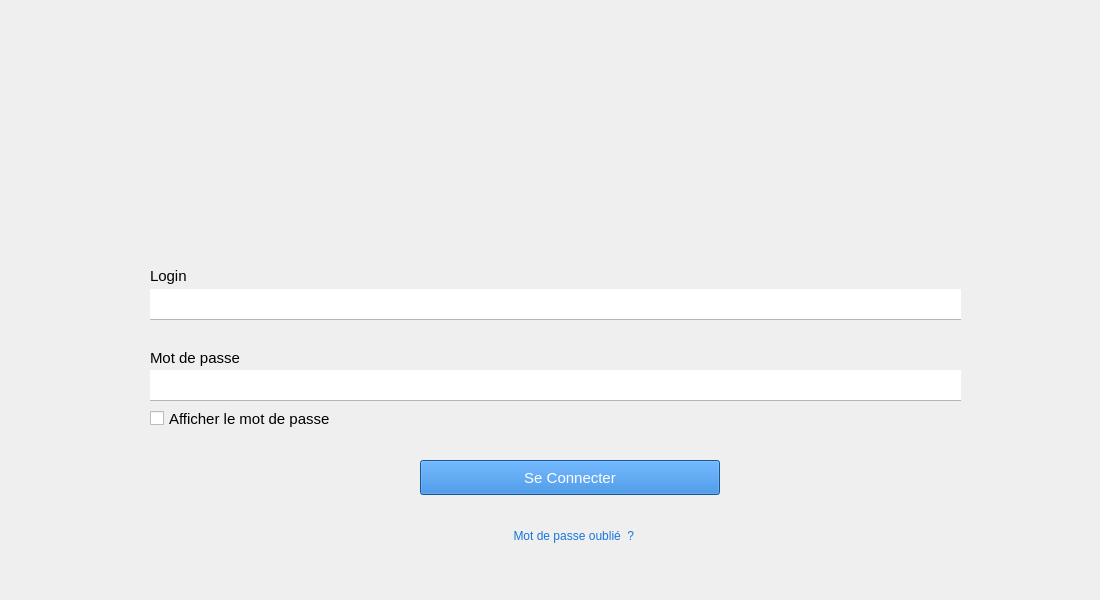
<?xml version="1.0" encoding="UTF-8"?>
<ui version="4.0">
 <class>Login_Page</class>
 <widget class="QWidget" name="Login_Page">
  <property name="geometry">
   <rect>
    <x>0</x>
    <y>0</y>
    <width>1100</width>
    <height>600</height>
   </rect>
  </property>
  <property name="windowTitle">
   <string>Form</string>
  </property>
  <property name="styleSheet">
   <string notr="true">QLineEdit{
border-style:hidden hidden hidden solid;border-bottom : 1px solid;
border-color:#b5b5b5;
color:white;
}
QLineEdit:focus{
border-bottom : 2px solid;
border-color:#1c77d2;
}
</string>
  </property>
  <widget class="QPushButton" name="connectButton">
   <property name="geometry">
    <rect>
     <x>420</x>
     <y>460</y>
     <width>300</width>
     <height>35</height>
    </rect>
   </property>
   <property name="cursor">
    <cursorShape>PointingHandCursor</cursorShape>
   </property>
   <property name="styleSheet">
    <string notr="true">background-color:#1c77d2;color:white;font-size: 15px;</string>
   </property>
   <property name="text">
    <string>Se Connecter</string>
   </property>
  </widget>
  <widget class="QPushButton" name="forgetPswd">
   <property name="geometry">
    <rect>
     <x>500</x>
     <y>520</y>
     <width>151</width>
     <height>31</height>
    </rect>
   </property>
   <property name="cursor">
    <cursorShape>PointingHandCursor</cursorShape>
   </property>
   <property name="styleSheet">
    <string notr="true">border:hidden;
color : rgb(25,118,220);
font-family: Arial, Helvetica, sans-serif;
font-size: 15pxm</string>
   </property>
   <property name="text">
    <string>Mot de passe oublié  ? </string>
   </property>
  </widget>
  <widget class="QLabel" name="Login_Label">
   <property name="geometry">
    <rect>
     <x>150</x>
     <y>265</y>
     <width>47</width>
     <height>21</height>
    </rect>
   </property>
   <property name="styleSheet">
    <string notr="true">font-size:15px</string>
   </property>
   <property name="text">
    <string>Login</string>
   </property>
  </widget>
  <widget class="QLabel" name="pswd_label">
   <property name="geometry">
    <rect>
     <x>150</x>
     <y>350</y>
     <width>91</width>
     <height>16</height>
    </rect>
   </property>
   <property name="styleSheet">
    <string notr="true">font-size:15px</string>
   </property>
   <property name="text">
    <string>Mot de passe</string>
   </property>
  </widget>
  <widget class="QCheckBox" name="Show_pswd">
   <property name="geometry">
    <rect>
     <x>150</x>
     <y>410</y>
     <width>191</width>
     <height>17</height>
    </rect>
   </property>
   <property name="styleSheet">
    <string notr="true">font-size:15px</string>
   </property>
   <property name="inputMethodHints">
    <set>Qt::ImhNone</set>
   </property>
   <property name="text">
    <string>Afficher le mot de passe</string>
   </property>
  </widget>
  <widget class="QLabel" name="loginIcon">
   <property name="geometry">
    <rect>
     <x>510</x>
     <y>50</y>
     <width>121</width>
     <height>121</height>
    </rect>
   </property>
   <property name="text">
    <string/>
   </property>
   <property name="textFormat">
    <enum>Qt::AutoText</enum>
   </property>
   <property name="pixmap">
    <pixmap>login.png</pixmap>
   </property>
  </widget>
  <widget class="QLineEdit" name="loginInput">
   <property name="geometry">
    <rect>
     <x>150</x>
     <y>289</y>
     <width>811</width>
     <height>31</height>
    </rect>
   </property>
   <property name="echoMode">
    <enum>QLineEdit::Normal</enum>
   </property>
   <property name="placeholderText">
    <string>login</string>
   </property>
  </widget>
  <widget class="QLineEdit" name="password_input">
   <property name="geometry">
    <rect>
     <x>150</x>
     <y>370</y>
     <width>811</width>
     <height>31</height>
    </rect>
   </property>
   <property name="inputMethodHints">
    <set>Qt::ImhHiddenText|Qt::ImhNoAutoUppercase|Qt::ImhNoPredictiveText|Qt::ImhSensitiveData</set>
   </property>
   <property name="echoMode">
    <enum>QLineEdit::Password</enum>
   </property>
   <property name="placeholderText">
    <string>moot de passe</string>
   </property>
  </widget>
 </widget>
 <resources/>
 <connections/>
</ui>
